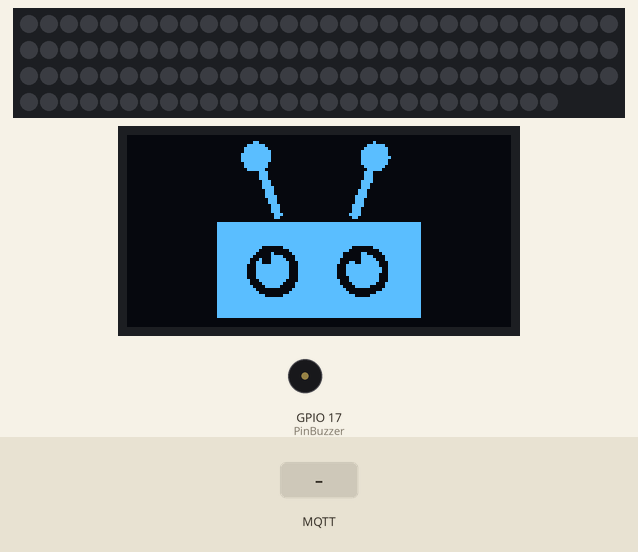
Bench run of a sketch on a simulated ESP32. On the bench: 117 RGB LEDs in strip order, left to right, continuing on the next row, 128×64 one-colour display, buzzer (waves = sounding, pin HIGH). Inputs (shaded band) come from the test bench. WiFi joins after 1.5 s; servers stay silent unless stated; the display library's start-up logo is not drawn; no MQTT or app messages arrive unless stated; what the sketch prints to the serial monitor is not drawn.

Above: at 1.9 s.
At 9.0 s:
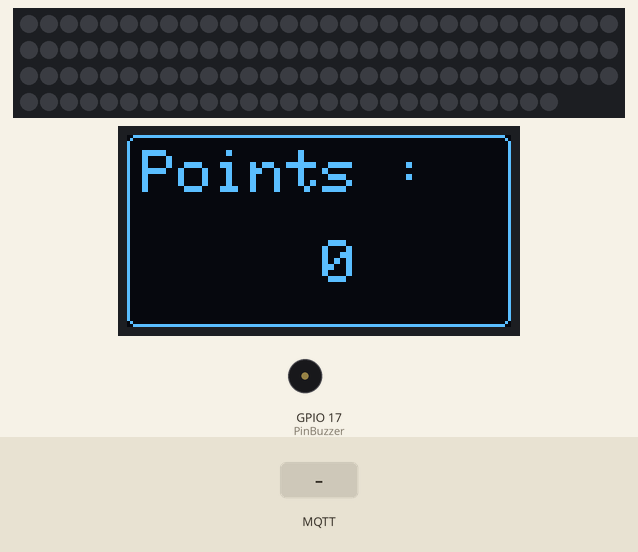
9.1 s: MQTT message "1" arrives on the first subscribed topic
At 10.2 s:
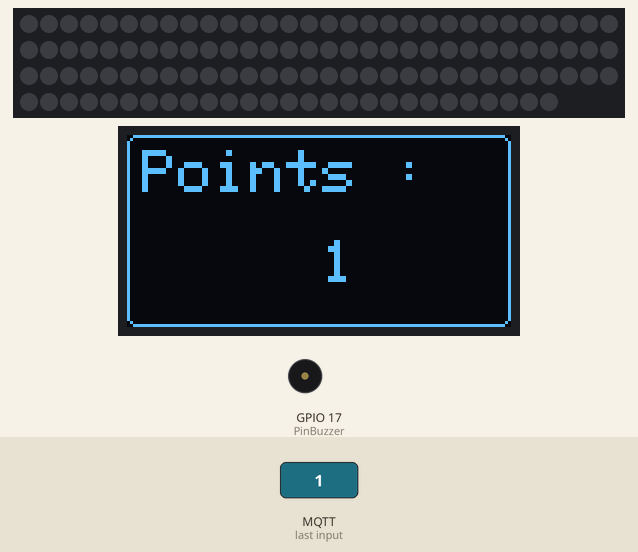
11.0 s: MQTT message "5" arrives on the first subscribed topic
At 11.6 s:
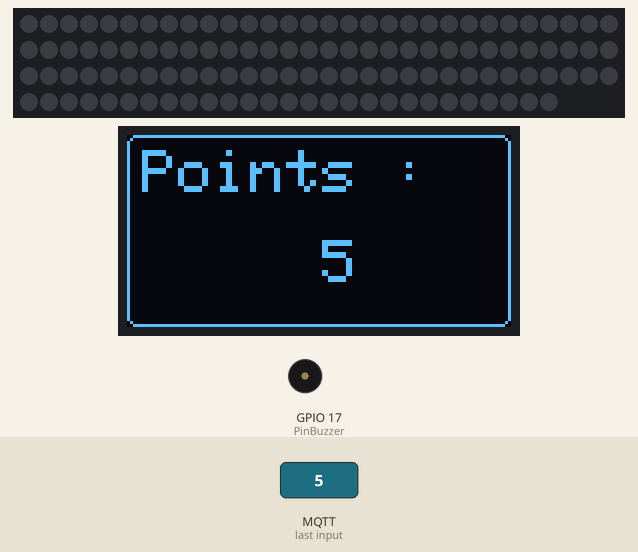
12.6 s: MQTT message "main_points" arrives on the first subscribed topic
At 13.0 s:
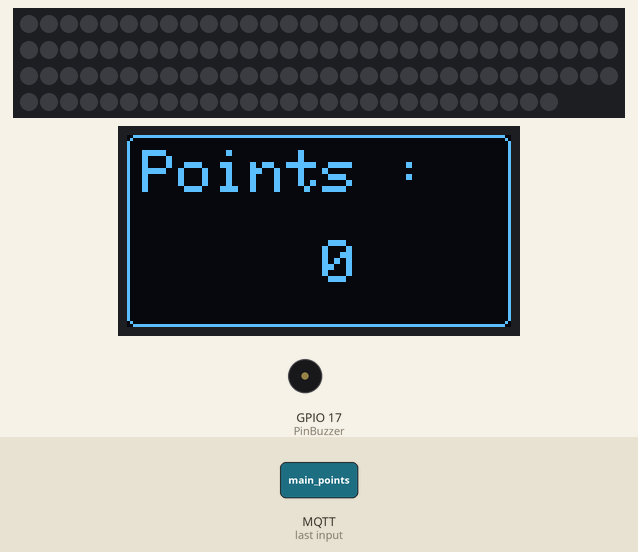
Timing chart, 0 to 15.6 s (numbered marks = the images above; inputs shaded):
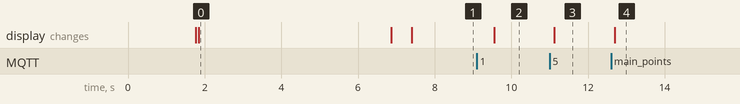

The sketch:

main.ino
```cpp
#include <Arduino.h>
#include <Wire.h> // Pour OLED
#include <Adafruit_GFX.h>//OLED
//#include <Adafruit_SSD1306.h>//OLED
#include <Adafruit_SH110X.h> // OLED
#include <WiFi.h>                                                               // Librairie Wi-Fi
#include <PubSubClient.h>
#include <Adafruit_NeoPixel.h>
#include <Tone32.h>  // add note library

TaskHandle_t Task1;
TaskHandle_t Task2;

const char* ssid = "ISIBot";                                                     // SSID du réseau Wi-Fi auquel il faut se connecter
const char* password = "Robotix-ISIBot";                                            // Mot de passe du réseau Wi-Fi auquel il faut se connecter

int points = 0;
char charPoints[5];
bool finish = false;
bool flagFinishOnce1 = false;

#define PIN 19
#define NUMPIXELS 117
int pix;
Adafruit_NeoPixel pixels(NUMPIXELS, PIN, NEO_GRB + NEO_KHZ800);

const char* mqtt_server = "192.168.0.150";

WiFiClient espClient;                                                           // Création de "espClient" propre au client Wi-Fi
PubSubClient client(espClient);
#define MSG_BUFFER_SIZE  (50)                                                   // Défini la taille maximum des messages que l'on va envoyer
char msg[MSG_BUFFER_SIZE];

// OLED
#define SCREEN_WIDTH 128 // OLED display width, in pixels
#define SCREEN_HEIGHT 64 // OLED display height, in pixels
// OLED SSD1306
/*
Adafruit_SSD1306 display(SCREEN_WIDTH, SCREEN_HEIGHT, &Wire, -1); // Declaration for an SSD1306 display connected to I2C (SDA, SCL pins)
*/
// OLED SH110X
#define OLED_RESET -1   //   QT-PY / XIAO
Adafruit_SH1106G display = Adafruit_SH1106G(SCREEN_WIDTH, SCREEN_HEIGHT, &Wire, OLED_RESET);

// 'Logo ISIBot taille Oled', 128x64px
const unsigned char logo [] PROGMEM = {
	0x00, 0x00, 0x00, 0x00, 0x00, 0x00, 0x00, 0x00, 0x00, 0x00, 0x00, 0x00, 0x00, 0x00, 0x00, 0x00,
	0x00, 0x00, 0x00, 0x00, 0x00, 0x00, 0x00, 0x00, 0x00, 0x00, 0x00, 0x00, 0x00, 0x00, 0x00, 0x00,
	0x00, 0x00, 0x00, 0x00, 0x00, 0x30, 0x00, 0x00, 0x00, 0x00, 0x20, 0x00, 0x00, 0x00, 0x00, 0x00,
	0x00, 0x00, 0x00, 0x00, 0x00, 0xfc, 0x00, 0x00, 0x00, 0x00, 0xfc, 0x00, 0x00, 0x00, 0x00, 0x00,
	0x00, 0x00, 0x00, 0x00, 0x01, 0xfe, 0x00, 0x00, 0x00, 0x01, 0xfe, 0x00, 0x00, 0x00, 0x00, 0x00,
	0x00, 0x00, 0x00, 0x00, 0x01, 0xff, 0x00, 0x00, 0x00, 0x03, 0xfe, 0x00, 0x00, 0x00, 0x00, 0x00,
	0x00, 0x00, 0x00, 0x00, 0x03, 0xff, 0x00, 0x00, 0x00, 0x03, 0xfe, 0x00, 0x00, 0x00, 0x00, 0x00,
	0x00, 0x00, 0x00, 0x00, 0x03, 0xff, 0x00, 0x00, 0x00, 0x03, 0xff, 0x00, 0x00, 0x00, 0x00, 0x00,
	0x00, 0x00, 0x00, 0x00, 0x03, 0xff, 0x00, 0x00, 0x00, 0x03, 0xfe, 0x00, 0x00, 0x00, 0x00, 0x00,
	0x00, 0x00, 0x00, 0x00, 0x01, 0xfe, 0x00, 0x00, 0x00, 0x03, 0xfe, 0x00, 0x00, 0x00, 0x00, 0x00,
	0x00, 0x00, 0x00, 0x00, 0x01, 0xfe, 0x00, 0x00, 0x00, 0x01, 0xfc, 0x00, 0x00, 0x00, 0x00, 0x00,
	0x00, 0x00, 0x00, 0x00, 0x00, 0xfc, 0x00, 0x00, 0x00, 0x00, 0xf8, 0x00, 0x00, 0x00, 0x00, 0x00,
	0x00, 0x00, 0x00, 0x00, 0x00, 0x0e, 0x00, 0x00, 0x00, 0x01, 0xc0, 0x00, 0x00, 0x00, 0x00, 0x00,
	0x00, 0x00, 0x00, 0x00, 0x00, 0x0e, 0x00, 0x00, 0x00, 0x01, 0xc0, 0x00, 0x00, 0x00, 0x00, 0x00,
	0x00, 0x00, 0x00, 0x00, 0x00, 0x0e, 0x00, 0x00, 0x00, 0x01, 0xc0, 0x00, 0x00, 0x00, 0x00, 0x00,
	0x00, 0x00, 0x00, 0x00, 0x00, 0x07, 0x00, 0x00, 0x00, 0x03, 0xc0, 0x00, 0x00, 0x00, 0x00, 0x00,
	0x00, 0x00, 0x00, 0x00, 0x00, 0x07, 0x00, 0x00, 0x00, 0x03, 0x80, 0x00, 0x00, 0x00, 0x00, 0x00,
	0x00, 0x00, 0x00, 0x00, 0x00, 0x07, 0x80, 0x00, 0x00, 0x03, 0x80, 0x00, 0x00, 0x00, 0x00, 0x00,
	0x00, 0x00, 0x00, 0x00, 0x00, 0x03, 0x80, 0x00, 0x00, 0x07, 0x00, 0x00, 0x00, 0x00, 0x00, 0x00,
	0x00, 0x00, 0x00, 0x00, 0x00, 0x03, 0x80, 0x00, 0x00, 0x07, 0x00, 0x00, 0x00, 0x00, 0x00, 0x00,
	0x00, 0x00, 0x00, 0x00, 0x00, 0x03, 0xc0, 0x00, 0x00, 0x0f, 0x00, 0x00, 0x00, 0x00, 0x00, 0x00,
	0x00, 0x00, 0x00, 0x00, 0x00, 0x01, 0xc0, 0x00, 0x00, 0x0e, 0x00, 0x00, 0x00, 0x00, 0x00, 0x00,
	0x00, 0x00, 0x00, 0x00, 0x00, 0x01, 0xc0, 0x00, 0x00, 0x0e, 0x00, 0x00, 0x00, 0x00, 0x00, 0x00,
	0x00, 0x00, 0x00, 0x00, 0x00, 0x00, 0xe0, 0x00, 0x00, 0x1e, 0x00, 0x00, 0x00, 0x00, 0x00, 0x00,
	0x00, 0x00, 0x00, 0x00, 0x00, 0x00, 0xe0, 0x00, 0x00, 0x1c, 0x00, 0x00, 0x00, 0x00, 0x00, 0x00,
	0x00, 0x00, 0x00, 0x00, 0x00, 0x00, 0xe0, 0x00, 0x00, 0x1c, 0x00, 0x00, 0x00, 0x00, 0x00, 0x00,
	0x00, 0x00, 0x00, 0x00, 0x00, 0x00, 0x70, 0x00, 0x00, 0x3c, 0x00, 0x00, 0x00, 0x00, 0x00, 0x00,
	0x00, 0x00, 0x00, 0x00, 0x00, 0x00, 0x60, 0x00, 0x00, 0x18, 0x00, 0x00, 0x00, 0x00, 0x00, 0x00,
	0x00, 0x00, 0x00, 0x00, 0x00, 0x00, 0x00, 0x00, 0x00, 0x00, 0x00, 0x00, 0x00, 0x00, 0x00, 0x00,
	0x00, 0x00, 0x00, 0x03, 0xff, 0xff, 0xff, 0xff, 0xff, 0xff, 0xff, 0xff, 0xc0, 0x00, 0x00, 0x00,
	0x00, 0x00, 0x00, 0x03, 0xff, 0xff, 0xff, 0xff, 0xff, 0xff, 0xff, 0xff, 0xc0, 0x00, 0x00, 0x00,
	0x00, 0x00, 0x00, 0x03, 0xff, 0xff, 0xff, 0xff, 0xff, 0xff, 0xff, 0xff, 0xc0, 0x00, 0x00, 0x00,
	0x00, 0x00, 0x00, 0x03, 0xff, 0xff, 0xff, 0xff, 0xff, 0xff, 0xff, 0xff, 0xc0, 0x00, 0x00, 0x00,
	0x00, 0x00, 0x00, 0x03, 0xff, 0xff, 0xff, 0xff, 0xff, 0xff, 0xff, 0xff, 0xc0, 0x00, 0x00, 0x00,
	0x00, 0x00, 0x00, 0x03, 0xff, 0xff, 0xff, 0xff, 0xff, 0xff, 0xff, 0xff, 0xc0, 0x00, 0x00, 0x00,
	0x00, 0x00, 0x00, 0x03, 0xff, 0xff, 0xff, 0xff, 0xff, 0xff, 0xff, 0xff, 0xc0, 0x00, 0x00, 0x00,
	0x00, 0x00, 0x00, 0x03, 0xff, 0xff, 0xff, 0xff, 0xff, 0xff, 0xff, 0xff, 0xc0, 0x00, 0x00, 0x00,
	0x00, 0x00, 0x00, 0x03, 0xff, 0xf8, 0x0f, 0xff, 0xff, 0xe0, 0x3f, 0xff, 0xc0, 0x00, 0x00, 0x00,
	0x00, 0x00, 0x00, 0x03, 0xff, 0xf0, 0x03, 0xff, 0xff, 0xc0, 0x0f, 0xff, 0xc0, 0x00, 0x00, 0x00,
	0x00, 0x00, 0x00, 0x03, 0xff, 0xe0, 0x81, 0xff, 0xff, 0x03, 0x07, 0xff, 0xc0, 0x00, 0x00, 0x00,
	0x00, 0x00, 0x00, 0x03, 0xff, 0xc0, 0xf0, 0xff, 0xff, 0x03, 0xc3, 0xff, 0xc0, 0x00, 0x00, 0x00,
	0x00, 0x00, 0x00, 0x03, 0xff, 0x88, 0xf8, 0xff, 0xfe, 0x03, 0xe3, 0xff, 0xc0, 0x00, 0x00, 0x00,
	0x00, 0x00, 0x00, 0x03, 0xff, 0x98, 0xfc, 0x7f, 0xfe, 0x33, 0xf1, 0xff, 0xc0, 0x00, 0x00, 0x00,
	0x00, 0x00, 0x00, 0x03, 0xff, 0x1f, 0xfc, 0x7f, 0xfc, 0x7f, 0xf1, 0xff, 0xc0, 0x00, 0x00, 0x00,
	0x00, 0x00, 0x00, 0x03, 0xff, 0x1f, 0xfc, 0x7f, 0xfc, 0x7f, 0xf9, 0xff, 0xc0, 0x00, 0x00, 0x00,
	0x00, 0x00, 0x00, 0x03, 0xff, 0x1f, 0xfc, 0x7f, 0xfc, 0x7f, 0xf9, 0xff, 0xc0, 0x00, 0x00, 0x00,
	0x00, 0x00, 0x00, 0x03, 0xff, 0x1f, 0xfc, 0x7f, 0xfc, 0x7f, 0xf1, 0xff, 0xc0, 0x00, 0x00, 0x00,
	0x00, 0x00, 0x00, 0x03, 0xff, 0x1f, 0xfc, 0x7f, 0xfc, 0x3f, 0xf1, 0xff, 0xc0, 0x00, 0x00, 0x00,
	0x00, 0x00, 0x00, 0x03, 0xff, 0x8f, 0xf8, 0x7f, 0xfe, 0x3f, 0xf1, 0xff, 0xc0, 0x00, 0x00, 0x00,
	0x00, 0x00, 0x00, 0x03, 0xff, 0x87, 0xf0, 0xff, 0xfe, 0x1f, 0xe3, 0xff, 0xc0, 0x00, 0x00, 0x00,
	0x00, 0x00, 0x00, 0x03, 0xff, 0xc3, 0xe0, 0xff, 0xff, 0x0f, 0x83, 0xff, 0xc0, 0x00, 0x00, 0x00,
	0x00, 0x00, 0x00, 0x03, 0xff, 0xe0, 0x01, 0xff, 0xff, 0x80, 0x07, 0xff, 0xc0, 0x00, 0x00, 0x00,
	0x00, 0x00, 0x00, 0x03, 0xff, 0xf0, 0x03, 0xff, 0xff, 0xc0, 0x1f, 0xff, 0xc0, 0x00, 0x00, 0x00,
	0x00, 0x00, 0x00, 0x03, 0xff, 0xfc, 0x0f, 0xff, 0xff, 0xf0, 0x7f, 0xff, 0xc0, 0x00, 0x00, 0x00,
	0x00, 0x00, 0x00, 0x03, 0xff, 0xff, 0xff, 0xff, 0xff, 0xff, 0xff, 0xff, 0xc0, 0x00, 0x00, 0x00,
	0x00, 0x00, 0x00, 0x03, 0xff, 0xff, 0xff, 0xff, 0xff, 0xff, 0xff, 0xff, 0xc0, 0x00, 0x00, 0x00,
	0x00, 0x00, 0x00, 0x03, 0xff, 0xff, 0xff, 0xff, 0xff, 0xff, 0xff, 0xff, 0xc0, 0x00, 0x00, 0x00,
	0x00, 0x00, 0x00, 0x03, 0xff, 0xff, 0xff, 0xff, 0xff, 0xff, 0xff, 0xff, 0xc0, 0x00, 0x00, 0x00,
	0x00, 0x00, 0x00, 0x03, 0xff, 0xff, 0xff, 0xff, 0xff, 0xff, 0xff, 0xff, 0xc0, 0x00, 0x00, 0x00,
	0x00, 0x00, 0x00, 0x03, 0xff, 0xff, 0xff, 0xff, 0xff, 0xff, 0xff, 0xff, 0xc0, 0x00, 0x00, 0x00,
	0x00, 0x00, 0x00, 0x03, 0xff, 0xff, 0xff, 0xff, 0xff, 0xff, 0xff, 0xff, 0xc0, 0x00, 0x00, 0x00,
	0x00, 0x00, 0x00, 0x00, 0x00, 0x00, 0x00, 0x00, 0x00, 0x00, 0x00, 0x00, 0x00, 0x00, 0x00, 0x00,
	0x00, 0x00, 0x00, 0x00, 0x00, 0x00, 0x00, 0x00, 0x00, 0x00, 0x00, 0x00, 0x00, 0x00, 0x00, 0x00,
	0x00, 0x00, 0x00, 0x00, 0x00, 0x00, 0x00, 0x00, 0x00, 0x00, 0x00, 0x00, 0x00, 0x00, 0x00, 0x00
};

//BUZZER
int PinBuzzer = 17;
int HeureFinish;
//notes in the melody
int melody[]={
  NOTE_G4, NOTE_G4, NOTE_A4, NOTE_G4, NOTE_C5, NOTE_B4, 0,
  NOTE_G4, NOTE_G4, NOTE_A4, NOTE_G4, NOTE_D5, NOTE_C5, 0,
  NOTE_G4, NOTE_G4, NOTE_G5, NOTE_E5, NOTE_C5, NOTE_B4, NOTE_A4, 0,
  NOTE_F5, NOTE_F5, NOTE_E5, NOTE_C5, NOTE_D5, NOTE_C5
  };
//note durations. 4=quarter note / 8=eighth note
int noteDurations[]={4, 4, 4, 4, 4, 4, 8, 4, 4, 4, 4, 4, 4, 8, 4, 4, 4, 4, 4, 4, 4, 8, 4, 4, 4, 4, 4, 4};

void setup_wifi() {                                                             // Fonction de connection au WiFi

  delay(10);                                                                    // Délai de 10ms
  // We start by connecting to a WiFi network
  Serial.println();
  Serial.print("Connecting to ");
  Serial.println(ssid);                                                         // Imprime dans la console le nom du WiFi

  WiFi.mode(WIFI_STA);
  WiFi.begin(ssid, password);                                                   // Lancement de la connexion WiFi

  while (WiFi.status() != WL_CONNECTED) {                                       // Tant que le microcontrôleur n'est pas connecté au WiFi
    delay(500);                                                                 // Délai de 500ms
    Serial.print(".");                                                          // Imprimme un point
  }

  randomSeed(micros());                                                         // Création d'une "clef" aléatoire

  Serial.println("");
  Serial.println("WiFi connected");
  Serial.println("IP address: ");
  Serial.println(WiFi.localIP());                                               // Affichage dans la console que l'on est connecté avec cette adresse IP
}

void callback(char* topic, byte* payload, unsigned int length) {                // Fonction de Callback quand un message MQTT arrive sur un topic (subscribe)
  Serial.print("Message arrived [");
  Serial.print(topic);                                                          // On affiche de quel topic il s'agit
  Serial.print("] ");
  for (int i = 0; i < length; i++) {                                            // On boucle tous les caractères reçus sur le topic
    Serial.print((char)payload[i]);                                             // On affiche un à un tous les caractères reçus
  }
  Serial.println();

  char buffer1[length+1];                                                       // On crée une variable local de buffer
  for (int i = 0; i < length+1; i++) {                                          // On relis tous les caractères reçus sur le topic
    buffer1[i] = (char)payload[i];                                              // On enregistre tous les caractères que l'on a besoin (uniquement)
  }
  if (String(topic) == "main_points") {                                         // On vérifie si c'est le bon topic
    points = atoi(buffer1);
  }
  if (String(topic) == "main_finish") {                                         // On vérifie si c'est le bon topic
    finish = bool(buffer1);
  }
}

void reconnect() {
  // Loop until we're reconnected
  while (!client.connected()) {                                                 // Si le client se connecte
    Serial.print("Attempting MQTT connection...");                              // On attent la conexion MQTT
    if (client.connect("ESP32")) {                                              // Si le client se connecte en étant appelé "ESP32"
      Serial.println("connected");                                              // On prévient qu'il est connecté
      client.subscribe("main_points");                                          // On capture la donnée du topic "main_points"
      client.subscribe("main_finish");                                          // On capture la donnée du topic "main_finish"
    } else {                                                                    // Si la connexion rate
      Serial.print("failed, rc=");                                              // On affiche qu'il y a une erreur
      Serial.print(client.state());                                             // On affiche le numéro de l'erreur
      Serial.println(" try again in 5 seconds");                                // On affiche comme quoi on réessaye
      delay(5000);                                                              // On attend 5 secondes avant de réessayer
    }
  }
}

void printToOLED(int x, int y,  char *message){
  display.setCursor(x, y);
  //display.setTextColor(WHITE,BLACK); //Superposer les texte
  display.print(message);
  display.display();
}

void playMusic(){
  //play the notes of the melody. The 28 reresent the number of notes played in the song.
  for (int thisNote=0; thisNote <28; thisNote++){

    //to calculate the note duration, take one second. Divided by the note type
    int noteDuration = 1000 / noteDurations [thisNote];
    tone(PinBuzzer, melody [thisNote], noteDuration, 0);
    noTone(PinBuzzer, 0);

    //to set the speed of the song set a minimum time between notes
    int pauseBetweenNotes = int(noteDuration / 4);
    delay(pauseBetweenNotes);
  }
}

void setup() {
  Serial.begin(115200);

  // LEDs
  pixels.begin(); // INITIALIZE NeoPixel strip object (REQUIRED)
  pixels.clear();
  pixels.setBrightness(200);

  client.setServer(mqtt_server, 1883);                                          // On se connecte au serveur MQTT
  client.setCallback(callback);

  setup_wifi();


  // OLED SSD1306
  /*if(!display.begin(SSD1306_SWITCHCAPVCC, 0x3C)) { // Address 0x3D for 128x64
    Serial.println(F("SSD1306 allocation failed"));
    for(;;);
  }*/
  // OLED SH110X
  // Show image buffer on the display hardware.
  // Since the buffer is intialized with an Adafruit splashscreen
  // internally, this will display the splashscreen.
  delay(250); // wait for the OLED to power up
  /* Uncomment the initialize the I2C address , uncomment only one, If you get a totally blank screen try the other*/
  #define i2c_Address 0x3c //initialize with the I2C addr 0x3C Typically eBay OLED's
  //#define i2c_Address 0x3d //initialize with the I2C addr 0x3D Typically Adafruit OLED's
  display.begin(i2c_Address, true); // Address 0x3C default
  display.display();
  // END this type OLED

  delay(1);
  display.clearDisplay();                                                       // Clear the buffer.

  // OLED SSD1306 => WHITE
  // OLED SH110X => SH110X_WHITE

  display.drawBitmap(0, 0, logo, 128, 64, SH110X_WHITE);        // Draw our own logo :P
  display.display();
  delay(5000);
  display.clearDisplay();

  display.drawRoundRect(0, 0, SCREEN_WIDTH, SCREEN_HEIGHT, 3, SH110X_WHITE); //x1, y1, largeur, hauteur, rayon
  display.setTextSize(2);
  display.setTextColor(SH110X_WHITE, SH110X_BLACK);
  printToOLED(5, 5, "Points :");
  //printToOLED(30, 17,"0");

  //BUZZER
  pinMode(PinBuzzer, OUTPUT);

  xTaskCreatePinnedToCore(Task1code,"Task1",10000,NULL,1,&Task1,0);
  delay(500);

  xTaskCreatePinnedToCore(Task2code,"Task2",10000,NULL,1,&Task2,1);
  delay(500);
}

void Task1code( void * parameter ){
  Serial.print("Task1 is running on core ");
  Serial.println(xPortGetCoreID());
  const TickType_t xDelayTask1 = 500 / portTICK_PERIOD_MS ;
  for(;;){
    if (!client.connected()) {                                                    // Si le client pour le MQTT en WiFi n'est pas connecté
      reconnect();                                                                // On appelle la fonction qui demande une reconnexion
    }
    client.loop();

    vTaskDelay( xDelayTask1 );

    //BUZZER
    if(finish) {
      // Affiche LED
      Serial.println("Go LED");
      pix ++;
      if (pix%3 == 0){
        for (int i = 0; i < NUMPIXELS; i++){
          pixels.setPixelColor(i, 255, 25, 35);
        }
      }
      else if (pix%3 == 1){
        for (int i = 0; i < NUMPIXELS; i++){
          pixels.setPixelColor(i, 255, 50, 0);
        }
      }
      else {
        for (int i = 0; i < NUMPIXELS; i++){
          pixels.setPixelColor(i, 255, 150, 0);
        }
      }
      pixels.show(); // Send the updated pixel colors to the hardware.
    }

  }
}

void Task2code( void * parameter ){
  Serial.print("Task2 is running on core ");
  Serial.println(xPortGetCoreID());
  const TickType_t xDelayTask2 = 2 / portTICK_PERIOD_MS ;
  for(;;){

    vTaskDelay( xDelayTask2 );

    sprintf(charPoints, "%5u", points);
    printToOLED(17, 35, charPoints);

    //BUZZER
    if(finish && !flagFinishOnce1) {
      flagFinishOnce1 = true;
      // Joue MUSIQUE
      Serial.println("Go musique");
      playMusic();
    }
  }
}

void loop() {

}
```

Measured:
- after the input at 9.1 s, the display: changes after 0.45 s (image 2)
- after the input at 11.0 s, the display: changes after 0.12 s (image 3)
- after the input at 12.6 s, the display: changes after 0.10 s (image 4)
- what the display in image 0 shows lasts 5.1 s, from 1.8 s to 6.9 s
